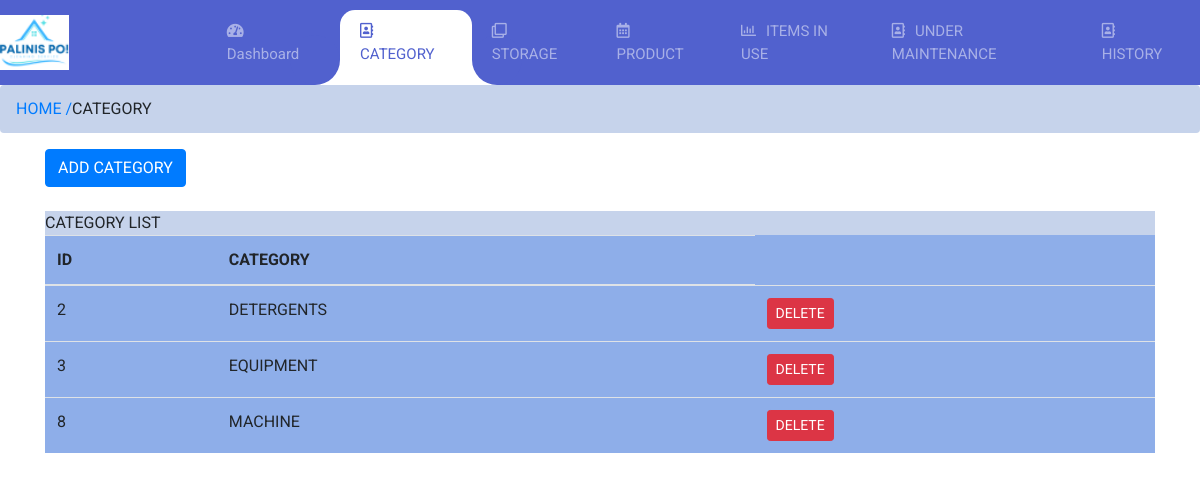
The page /Inventory/category.php on the database its author committed.
### tables this page shows
CREATE TABLE `category` (
  `id` int(11) NOT NULL,
  `category_name` varchar(100) NOT NULL
);

### Inventory/category.php (the view, shortened to what this page needs)
<!DOCTYPE html>
<html lang="en">
<head>
</head>
<body>
<?php include 'navbarr.php' ?>
<ol class="breadcrumb" style="background-color:#c6d3eb;">
<li><a href="dashboard.php">HOME / </a></li>
		  <li class="active">CATEGORY</li>
		</ol>
    <div class="controler">
    <div class=  " container my-3">
      <a class = "btn btn-primary" href="addcategory.php" role="button">ADD CATEGORY</a>
    <br>
    <br>
    <div class="panel-heading"  style="background-color:#c6d3eb;"> CATEGORY LIST</div>
    <table class=" table" style="background-color:#8eaee9;">
      <thead>
       <tr>
       <th>ID</th>
      <th>CATEGORY</th>
       </tr>
       <tbody>
<?php
$servername="localhost";
$username="root";
$password="";
$database="ims";
$connection= new mysqli($servername,$username,$password,$database);
 $sql ="SELECT * FROM category";
 $result =$connection->query($sql);
 while($row = $result -> fetch_assoc()){
     echo "
  <tr>
     <td>$row[id]</td>
     <td> $row[category_name]</td>
     <td>
     <a class='btn btn-danger btn-sm' href= 'deletecategory.php?id=$row[id]'> DELETE</a>
     </td>
     </tr>
     " ;
 }
?>
</thead>
</table>
    </div>
</body>
</html>

### Inventory/assets/navstyle.css (style rules this page uses)
body { font-family: "Roboto", sans-serif; }
* { margin: 0; padding: 0; }

### rows shown on the page
category: id "2", category_name "DETERGENTS"
category: id "3", category_name "EQUIPMENT"
category: id "8", category_name "MACHINE"
